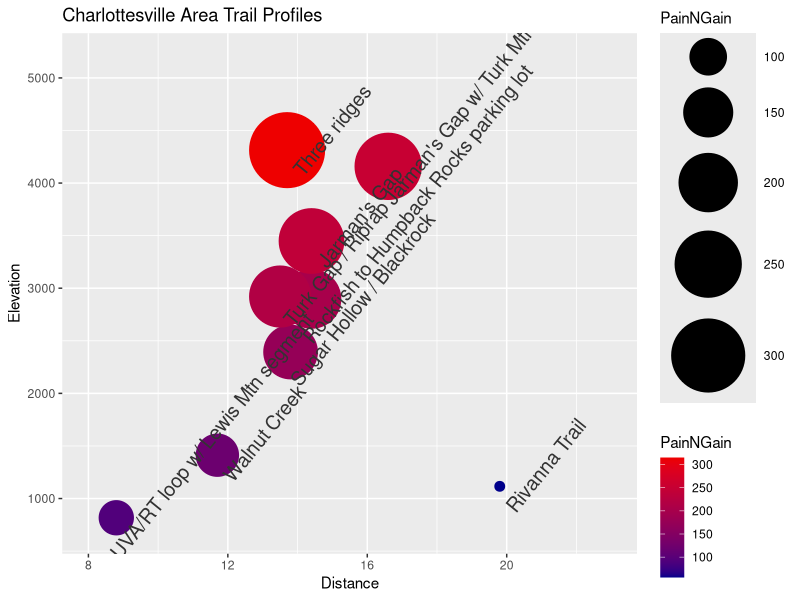

Write the R code that produced this figure.
## ---- chunk 1
library(ggplot2)

trailprofile <- read.csv("trailprofile.csv", header=TRUE, stringsAsFactors=FALSE)
trailprofile <- transform(trailprofile, PainNGain=Elevation/Distance)

p <- ggplot(data=trailprofile, aes(Distance, Elevation, label=Route)) + 
    geom_point(aes(colour=PainNGain, size=PainNGain)) + 
    scale_size(range=c(3,25)) + 
    scale_colour_continuous(low="blue4", high="red2")
p <- p+geom_text(size=5, angle=51, vjust=2, hjust=.1, colour="gray20")
p <- p + scale_x_continuous(limits=c(8, 23))
p <- p + scale_y_continuous(limits=c(700,5200))
p <- p + labs(title="Charlottesville Area Trail Profiles")
## ---- chunk 2
cat("Route | Link | Elevation | Distance | PainNGain", "--- | --- | --- | --- | ---", sep="\n")
cat(apply(trailprofile, 1, function(X) paste(X, collapse=" | ")), sep = "\n")
## ---- chunk 3
print(p)
